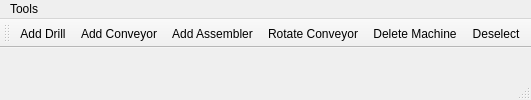
<?xml version="1.0" encoding="UTF-8"?>
<ui version="4.0">
 <class>MainWindow</class>
 <widget class="QMainWindow" name="MainWindow">
  <property name="windowTitle">
   <string>FactorySim</string>
  </property>

  <widget class="QWidget" name="centralwidget"/>

  <widget class="QMenuBar" name="menubar">
   <property name="geometry">
    <rect>
     <x>0</x>
     <y>0</y>
     <width>800</width>
     <height>22</height>
    </rect>
   </property>

   <widget class="QMenu" name="menuTools">
    <property name="title">
     <string>Tools</string>
    </property>

    <addaction name="actionAddDrill"/>
    <addaction name="actionAddConveyor"/>
    <addaction name="actionAddAssembler"/>
    <addaction name="actionRotateConveyor"/>
    <addaction name="actionDeleteMachine"/>
    <addaction name="actionDeselect"/>
   </widget>

   <addaction name="menuTools"/>
  </widget>

  <widget class="QToolBar" name="mainToolBar">
   <property name="windowTitle">
    <string>Tools</string>
   </property>

   <addaction name="actionAddDrill"/>
   <addaction name="actionAddConveyor"/>
   <addaction name="actionAddAssembler"/>
   <addaction name="actionRotateConveyor"/>
   <addaction name="actionDeleteMachine"/>
   <addaction name="actionDeselect"/>
  </widget>

  <widget class="QStatusBar" name="statusbar"/>

  <!-- ACTIONS -->

  <action name="actionAddDrill">
   <property name="text">
    <string>Add Drill</string>
   </property>
  </action>

  <action name="actionAddConveyor">
   <property name="text">
    <string>Add Conveyor</string>
   </property>
  </action>

  <action name="actionAddAssembler">
   <property name="text">
    <string>Add Assembler</string>
   </property>
  </action>

  <action name="actionRotateConveyor">
   <property name="text">
    <string>Rotate Conveyor</string>
   </property>
  </action>

  <action name="actionDeleteMachine">
   <property name="text">
    <string>Delete Machine</string>
   </property>
  </action>

  <action name="actionDeselect">
   <property name="text">
    <string>Deselect</string>
   </property>
  </action>

 </widget>

 <resources/>
 <connections/>
</ui>
